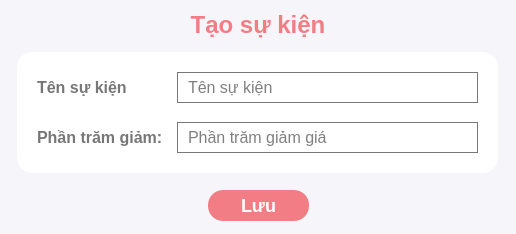
<?xml version="1.0" encoding="UTF-8"?>
<ui version="4.0">
 <class>EventDialog</class>
 <widget class="QDialog" name="EventDialog">
  <property name="geometry">
   <rect>
    <x>0</x>
    <y>0</y>
    <width>516</width>
    <height>234</height>
   </rect>
  </property>
  <property name="minimumSize">
   <size>
    <width>516</width>
    <height>234</height>
   </size>
  </property>
  <property name="maximumSize">
   <size>
    <width>516</width>
    <height>234</height>
   </size>
  </property>
  <property name="windowTitle">
   <string>Sự kiện</string>
  </property>
  <property name="windowIcon">
   <iconset resource="../../../resources.qrc">
    <normaloff>:/images/icon/note.png</normaloff>:/images/icon/note.png</iconset>
  </property>
  <property name="styleSheet">
   <string notr="true">QDialog#EventDialog {
	background-color: #f5f5fa;
}</string>
  </property>
  <widget class="QLabel" name="title">
   <property name="geometry">
    <rect>
     <x>0</x>
     <y>9</y>
     <width>516</width>
     <height>31</height>
    </rect>
   </property>
   <property name="styleSheet">
    <string notr="true">font-size: 24px;
font-weight: bold;
color: #f27d85;</string>
   </property>
   <property name="text">
    <string>Tạo sự kiện</string>
   </property>
   <property name="alignment">
    <set>Qt::AlignCenter</set>
   </property>
  </widget>
  <widget class="QPushButton" name="saveBtn">
   <property name="geometry">
    <rect>
     <x>208</x>
     <y>190</y>
     <width>101</width>
     <height>31</height>
    </rect>
   </property>
   <property name="cursor">
    <cursorShape>PointingHandCursor</cursorShape>
   </property>
   <property name="styleSheet">
    <string notr="true">QPushButton {
	font-size: 18px;
	font-weight: bold;
	color: white;
	background-color: #f27d85;
	padding: 8px 12px;
	border-radius: 15px;
}</string>
   </property>
   <property name="text">
    <string>Lưu</string>
   </property>
  </widget>
  <widget class="QWidget" name="widget_8" native="true">
   <property name="geometry">
    <rect>
     <x>17</x>
     <y>52</y>
     <width>481</width>
     <height>121</height>
    </rect>
   </property>
   <property name="styleSheet">
    <string notr="true">QWidget#widget_8 {
	border-radius: 15px;
	background: white;
}

QLabel {
	font-weight: bold;
	color: #777;
	font-size: 16px;
}

QLineEdit {
	font-size: 16px;
}</string>
   </property>
   <layout class="QFormLayout" name="formLayout_11">
    <property name="horizontalSpacing">
     <number>14</number>
    </property>
    <property name="verticalSpacing">
     <number>7</number>
    </property>
    <property name="leftMargin">
     <number>20</number>
    </property>
    <property name="topMargin">
     <number>20</number>
    </property>
    <property name="rightMargin">
     <number>20</number>
    </property>
    <property name="bottomMargin">
     <number>20</number>
    </property>
    <item row="0" column="0">
     <widget class="QLabel" name="label_53">
      <property name="text">
       <string>Tên sự kiện</string>
      </property>
     </widget>
    </item>
    <item row="0" column="1">
     <widget class="QLineEdit" name="name">
      <property name="styleSheet">
       <string notr="true">padding: 4px 8px;
border: 1px solid #777;</string>
      </property>
      <property name="text">
       <string/>
      </property>
      <property name="placeholderText">
       <string>Tên sự kiện</string>
      </property>
     </widget>
    </item>
    <item row="1" column="1">
     <spacer name="verticalSpacer_28">
      <property name="orientation">
       <enum>Qt::Vertical</enum>
      </property>
      <property name="sizeHint" stdset="0">
       <size>
        <width>20</width>
        <height>40</height>
       </size>
      </property>
     </spacer>
    </item>
    <item row="2" column="0">
     <widget class="QLabel" name="label_55">
      <property name="text">
       <string>Phần trăm giảm:</string>
      </property>
     </widget>
    </item>
    <item row="2" column="1">
     <widget class="QLineEdit" name="percent">
      <property name="styleSheet">
       <string notr="true">padding: 4px 8px;
border: 1px solid #777;</string>
      </property>
      <property name="placeholderText">
       <string>Phần trăm giảm giá</string>
      </property>
     </widget>
    </item>
   </layout>
  </widget>
 </widget>
 <resources>
  <include location="../../../resources.qrc"/>
 </resources>
 <connections/>
</ui>
